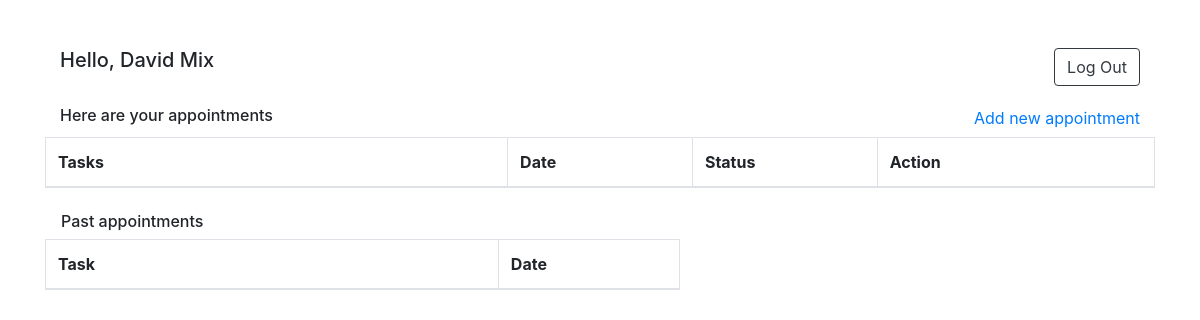
The app's page /home/ (signed in), older data.
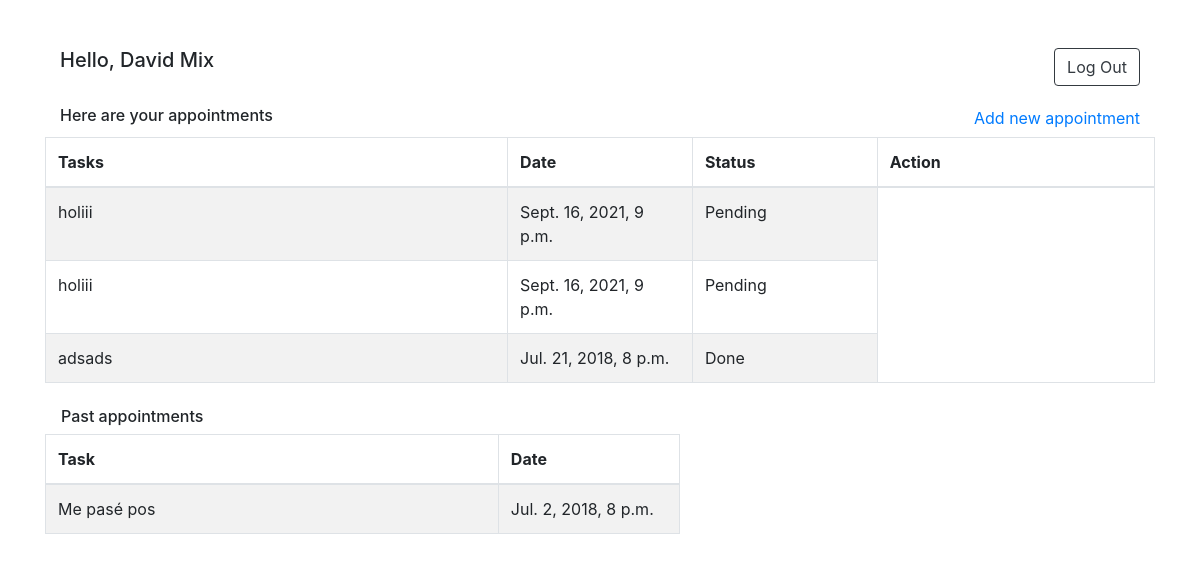
The same page, newer data.
### login/models.py (models this page shows)
class User(models.Model):
    nombre = models.CharField(max_length=40)
    apellido = models.CharField(max_length=40)
    email = models.CharField(max_length=40)
    password = models.CharField(max_length=255)
    rol = models.PositiveIntegerField(default=1)
    created_at = models.DateTimeField(auto_now_add=True)
    updated_at = models.DateTimeField(auto_now=True)
    objects = UserManager()

### home/models.py (models this page shows)
class Appointment(models.Model):
    task = models.CharField(max_length=30)
    date = models.DateTimeField()
    status = models.CharField(max_length=7)
    user = models.ForeignKey(User, related_name="user", on_delete=models.CASCADE)

### home/views.py (the view)
# urls.py: 2. Add a URL to urlpatterns:  path('', views.home, name='home')
def home(request):
    reg_user = User.objects.get(id=request.session['user_id'])
    non_missed_appointment = Appointment.objects.exclude(status="Missed")
    missed_appointments = Appointment.objects.filter(status="Missed")
    context = {
        "active_user": reg_user,
        "non_missed_appointments": non_missed_appointment,
        "missed_appointments": missed_appointments,
    }
    return render(request, 'home.html', context)

### login/templates/home.html (shortened to what this page needs)
<!DOCTYPE html>
<html lang="en">
<head>
    {% load static %}
    <link rel="stylesheet" href="https://cdn.jsdelivr.net/npm/bootstrap@4.6.0/dist/css/bootstrap.min.css">
</head>
<body>
    <div class="container my-5">
        <div class="container-fluid">
            <div class="row d-flex mb-1">
                <div class="col-9  mb-3 d-sm-block">
                    <h5>Hello, {{active_user.nombre}} {{active_user.apellido}}</h5>
                </div>
                <div class="col-3 mb-3 d-flex justify-content-end">
                    <a href="/logout" class="btn btn-outline-dark">Log Out</a>
                </div>
            </div>
        </div>
        <div class="container-fluid">
            <div class="row d-flex mb-1">
                <div class="col-sm-7  d-sm-block">
                    <h6>Here are your appointments</h6>
                </div>
                <div class="col-sm-5 d-flex justify-content-end">
                    <a href="{% url 'create_appointment' %}">Add new appointment</a>
                </div>
            </div>
        </div>
        <table class="mb-4 table table-striped table-bordered">
            <thead>
                <tr>
                    <th scope="col" class="col-5">Tasks</th>
                    <th scope="col" class="col-2">Date</th>
                    <th scope="col" class="col-2">Status</th>
                    <th scope="col" class="col-3">Action</th>
                </tr>
            </thead>
            <tbody>
                {% for appointment in non_missed_appointments %}
                <tr>
                    <td>{{ appointment.task }}</td>
                    <td>{{ appointment.date }}</td>
                    <td>{{ appointment.status }}</td>
                </tr>
                {% endfor %}
            </tbody>
        </table>
        <div class="row">
            <div class="col-7">
                <h6 class="mx-3">Past appointments</h6>
                <table class="table table-striped table-bordered">
                    <thead>
                        <tr>
                            <th scope="col" class="col-5">Task</th>
                            <th scope="col" class="col-2">Date</th>
                        </tr>
                    </thead>
                    <tbody>
                        {% for appointment in missed_appointments %}
                        <tr>
                            <td>{{ appointment.task }}</td>
                            <td>{{ appointment.date }}</td>
                        </tr>
                        {% endfor %}
                    </tbody>
                </table>
            </div>
        </div>
    </div>
</body>
</html>

Row changes from the older to the newer data that the page shows:
added Appointment: task "holiii", date "Sept. 16, 2021, 9 p.m.", status "Pending", shown under "Here are your appointments"
added Appointment: task "holiii", date "Sept. 16, 2021, 9 p.m.", status "Pending", shown under "Here are your appointments"
added Appointment: task "adsads", date "Jul. 21, 2018, 8 p.m.", status "Done", shown under "Here are your appointments"
added Appointment: task "Me pasé pos", date "Jul. 2, 2018, 8 p.m.", shown under "Past appointments"
